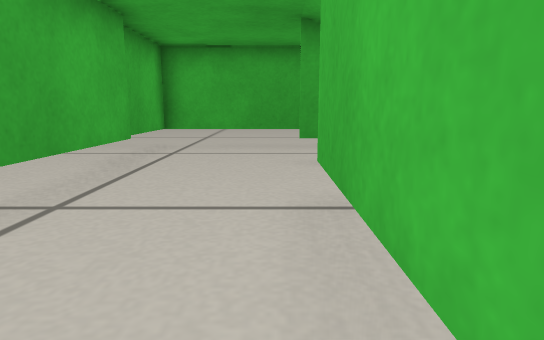
view 1 (above)

20 first-person views from a walk through a world built for the Gazebo simulator. The camera is 0.23 m above the floor, tilts 10° down and sees 75° across. The floor is counted in squares, 0.2 m on a side. Each view is taken from the middle of a square. On the plan, view 1 faces up. The plan holds only what a view shows up to about 14 squares ahead; the rest is blank.

view 2
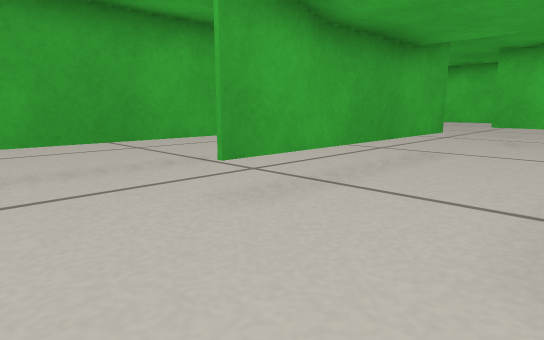

view 3
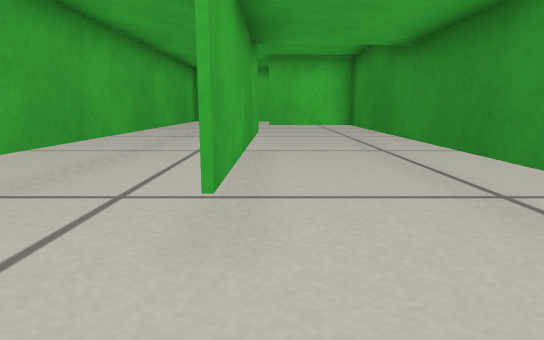

view 4
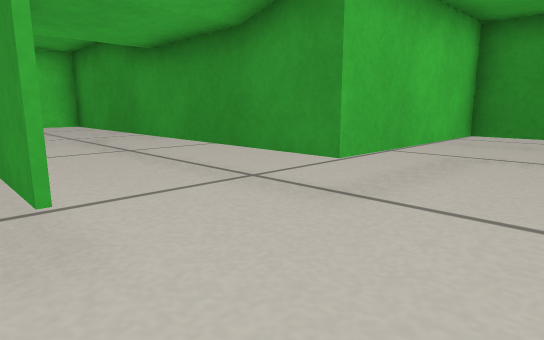

view 5
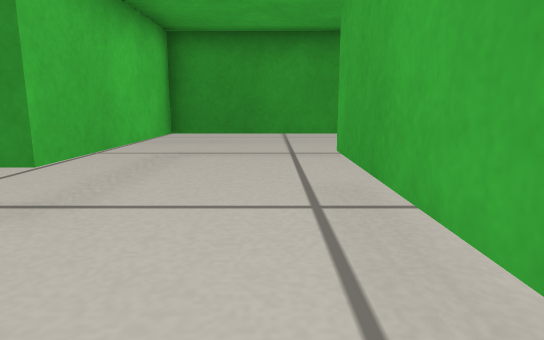

view 6
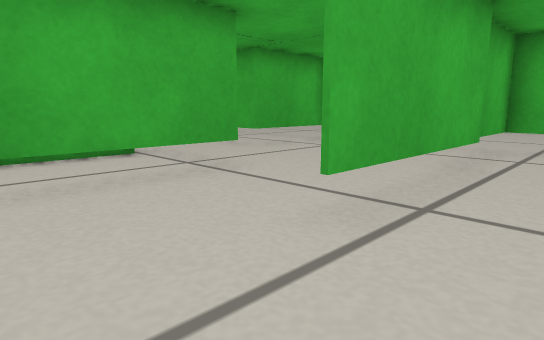

view 7
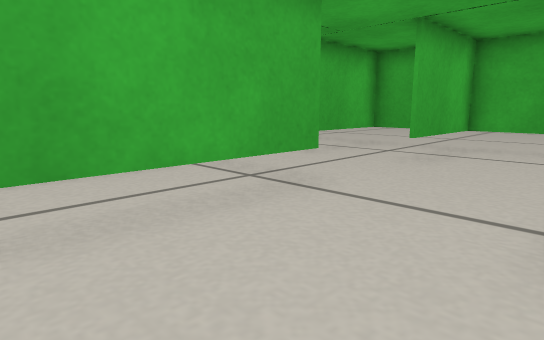

view 8
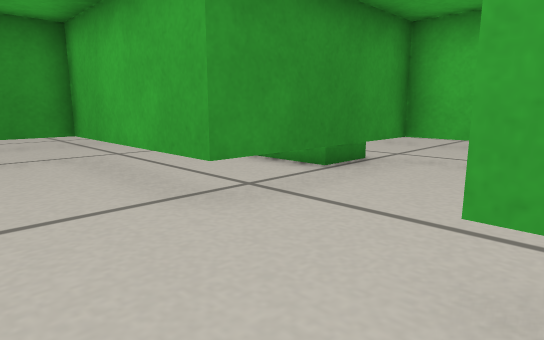

view 9
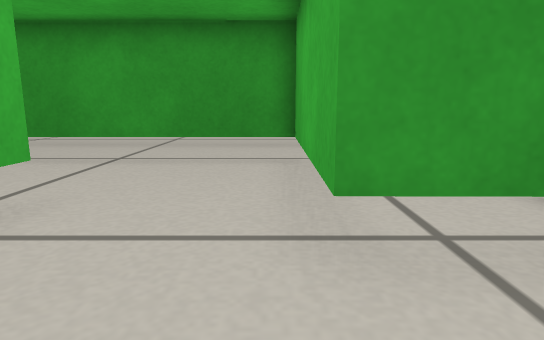

view 10
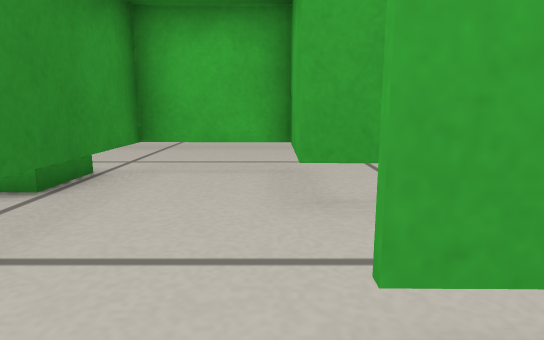

view 11
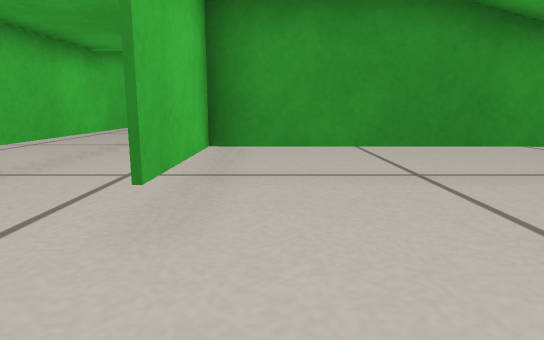

view 12
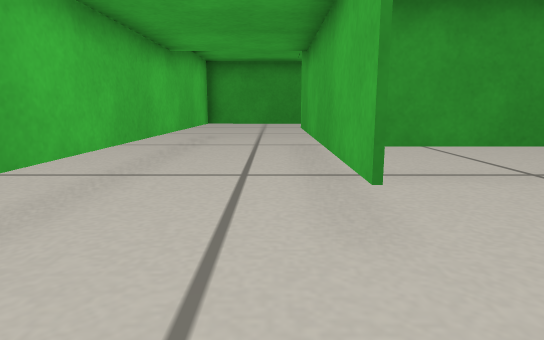

view 13
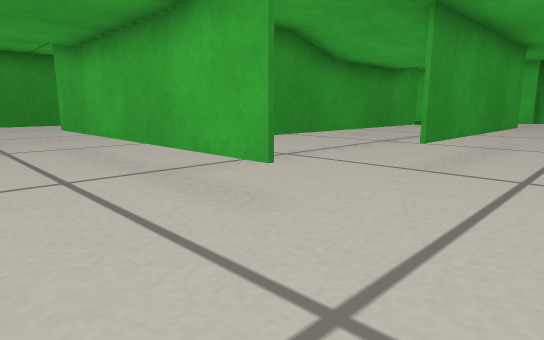

view 14
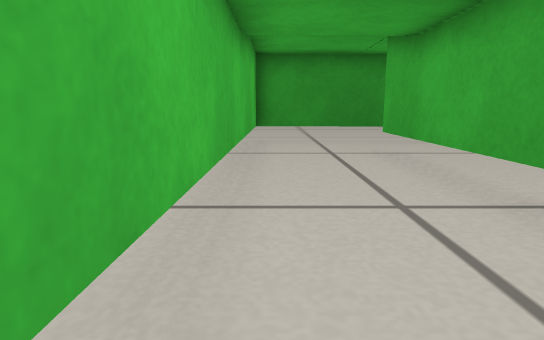

view 15
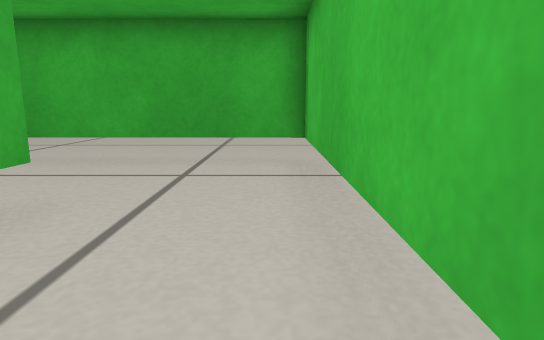

view 16
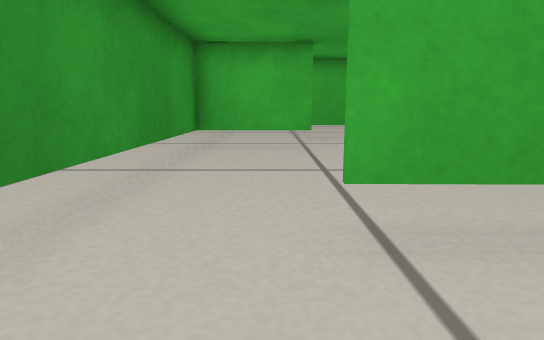

view 17
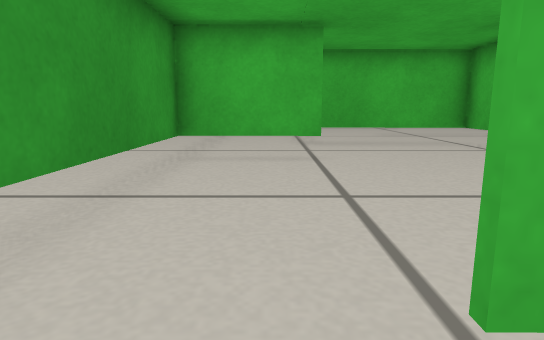

view 18
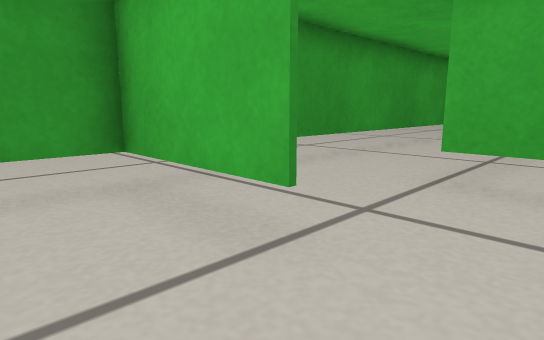

view 19
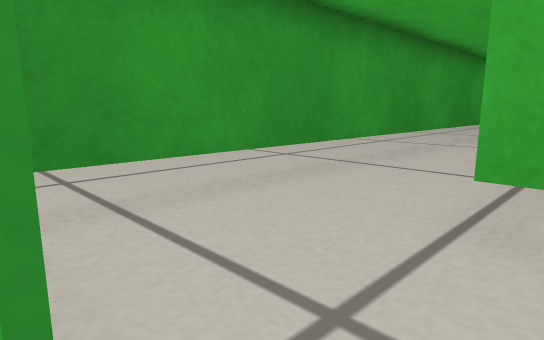

view 20
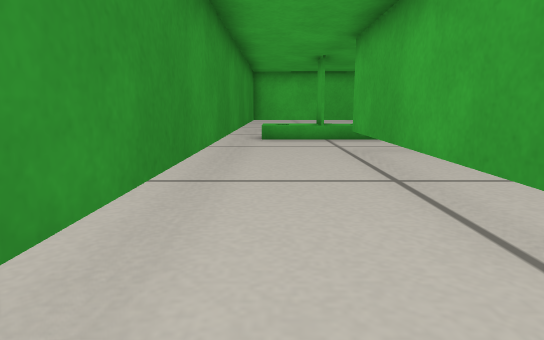

### Floor plan
Key: @ floor where view 1 was taken; # wall or solid block; . floor; = window, fence, low wall or low ledge; T thing the floor can be seen under or through.
Columns run from 12 left of view 1 to 15 right of it. Each row starts with its distance up from view 1.
 11    #########################
 10    #..#..#.................#
  9    #..#..T.................#
  8 ####..#..T...TT ...........#
  7 #........T.....TTTTT...T...#
  6 #........T.............T...#
  5 #.. TT...T.............T...#
  4 ##TT.TT..T...TTTTTTTTTTT...#
  3   =...T..T...T.........T...#
  2   =...T......T.........T...#
  1   =...T......T.........T...#
  0  ==...T.....@T.........T...#
 -1  #=...TTTTTTTT..T......T...#
 -2  ==.............T..........#
 -3  ==.............T..........#
 -4  ###########################

Positions as (right, up) in squares from view 1, and headings:
1: (0, 0), facing up
2: (-2, 4), facing up-right
3: (-2, 7), facing right
4: (-2, 8), facing down-right
5: (-2, 8), facing down
6: (-1, 0), facing up-left
7: (-3, 0), facing up-left
8: (-4, 8), facing down-left
9: (-6, 7), facing down
10: (-5, 7), facing left
11: (10, 10), facing down
12: (12, 10), facing down
13: (14, 10), facing down-left
14: (14, 8), facing down
15: (14, 3), facing up
16: (14, -2), facing left
17: (12, -2), facing left
18: (6, 1), facing down-left
19: (4, 0), facing down-left
20: (3, -3), facing left
